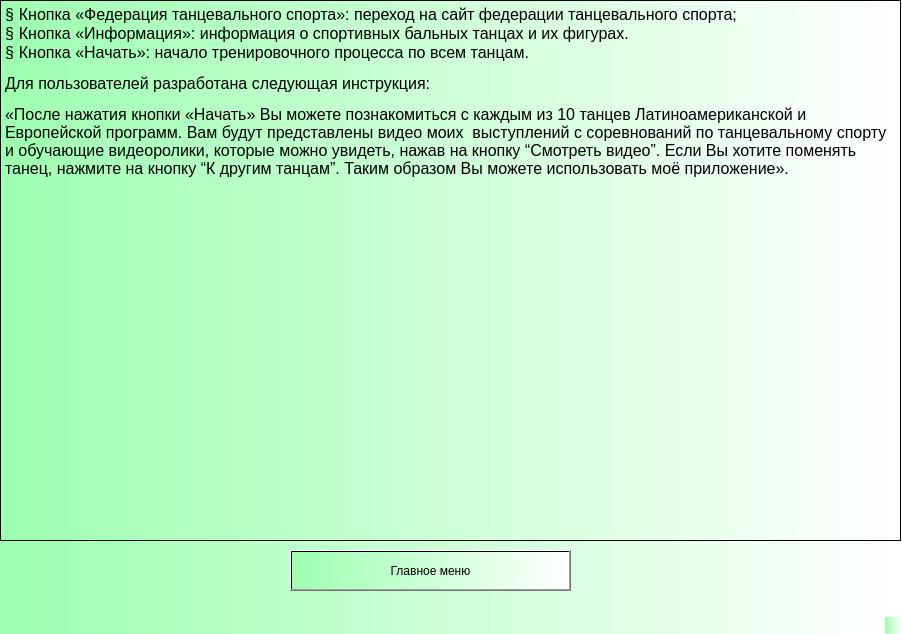
<?xml version="1.0" encoding="UTF-8"?>
<ui version="4.0">
 <class>MainWindow</class>
 <widget class="QMainWindow" name="MainWindow">
  <property name="geometry">
   <rect>
    <x>0</x>
    <y>0</y>
    <width>902</width>
    <height>634</height>
   </rect>
  </property>
  <property name="windowTitle">
   <string>MainWindow</string>
  </property>
  <property name="styleSheet">
   <string notr="true">background-color: qlineargradient(spread:pad, x1:0, y1:0, x2:1, y2:0, stop:0 rgba(157, 255, 176, 255), stop:1 rgba(255, 255, 255, 255));</string>
  </property>
  <widget class="QWidget" name="centralwidget">
   <widget class="QTextBrowser" name="textBrowser">
    <property name="geometry">
     <rect>
      <x>0</x>
      <y>0</y>
      <width>901</width>
      <height>541</height>
     </rect>
    </property>
    <property name="html">
     <string>&lt;!DOCTYPE HTML PUBLIC &quot;-//W3C//DTD HTML 4.0//EN&quot; &quot;http://www.w3.org/TR/REC-html40/strict.dtd&quot;&gt;
&lt;html&gt;&lt;head&gt;&lt;meta name=&quot;qrichtext&quot; content=&quot;1&quot; /&gt;&lt;style type=&quot;text/css&quot;&gt;
p, li { white-space: pre-wrap; }
&lt;/style&gt;&lt;/head&gt;&lt;body style=&quot; font-family:'MS Shell Dlg 2'; font-size:8pt; font-weight:400; font-style:normal;&quot;&gt;
&lt;p style=&quot; margin-top:0px; margin-bottom:0px; margin-left:0px; margin-right:0px; -qt-block-indent:0; text-indent:0px;&quot;&gt;&lt;span style=&quot; font-family:'Wingdings'; font-size:12pt;&quot;&gt;§&lt;/span&gt;&lt;span style=&quot; font-family:'Times New Roman'; font-size:7pt;&quot;&gt;  &lt;/span&gt;&lt;span style=&quot; font-family:'Times New Roman,serif'; font-size:12pt;&quot;&gt;Кнопка «Федерация танцевального спорта»: переход на сайт федерации танцевального спорта;&lt;/span&gt; &lt;/p&gt;
&lt;p style=&quot; margin-top:0px; margin-bottom:0px; margin-left:0px; margin-right:0px; -qt-block-indent:0; text-indent:0px;&quot;&gt;&lt;span style=&quot; font-family:'Wingdings'; font-size:12pt;&quot;&gt;§&lt;/span&gt;&lt;span style=&quot; font-family:'Times New Roman'; font-size:7pt;&quot;&gt;  &lt;/span&gt;&lt;span style=&quot; font-family:'Times New Roman,serif'; font-size:12pt;&quot;&gt;Кнопка «Информация»: информация о спортивных бальных танцах и их фигурах.&lt;/span&gt; &lt;/p&gt;
&lt;p style=&quot; margin-top:0px; margin-bottom:0px; margin-left:0px; margin-right:0px; -qt-block-indent:0; text-indent:0px;&quot;&gt;&lt;span style=&quot; font-family:'Wingdings'; font-size:12pt;&quot;&gt;§&lt;/span&gt;&lt;span style=&quot; font-family:'Times New Roman'; font-size:7pt;&quot;&gt;  &lt;/span&gt;&lt;span style=&quot; font-family:'Times New Roman,serif'; font-size:12pt;&quot;&gt;Кнопка «Начать»: начало тренировочного процесса по всем танцам.&lt;/span&gt; &lt;/p&gt;
&lt;p style=&quot; margin-top:12px; margin-bottom:0px; margin-left:0px; margin-right:0px; -qt-block-indent:0; text-indent:0px;&quot;&gt;&lt;span style=&quot; font-family:'Times New Roman,serif'; font-size:12pt;&quot;&gt;Для пользователей разработана следующая инструкция: &lt;/span&gt;&lt;/p&gt;
&lt;p style=&quot; margin-top:12px; margin-bottom:0px; margin-left:0px; margin-right:0px; -qt-block-indent:0; text-indent:0px;&quot;&gt;&lt;span style=&quot; font-family:'Times New Roman,serif'; font-size:12pt;&quot;&gt;«После нажатия кнопки «Начать» Вы можете познакомиться с каждым из 10 танцев Латиноамериканской и Европейской программ. Вам будут представлены видео моих  выступлений с соревнований по танцевальному спорту и обучающие видеоролики, которые можно увидеть, нажав на кнопку “Смотреть видео”. Если Вы хотите поменять танец, нажмите на кнопку “К другим танцам”. Таким образом Вы можете использовать моё приложение». &lt;/span&gt;&lt;/p&gt;&lt;/body&gt;&lt;/html&gt;</string>
    </property>
   </widget>
   <widget class="QPushButton" name="main_menu">
    <property name="geometry">
     <rect>
      <x>290</x>
      <y>550</y>
      <width>281</width>
      <height>41</height>
     </rect>
    </property>
    <property name="text">
     <string>Главное меню</string>
    </property>
   </widget>
  </widget>
  <widget class="QMenuBar" name="menubar">
   <property name="geometry">
    <rect>
     <x>0</x>
     <y>0</y>
     <width>902</width>
     <height>18</height>
    </rect>
   </property>
  </widget>
  <widget class="QStatusBar" name="statusbar"/>
 </widget>
 <resources/>
 <connections/>
</ui>
